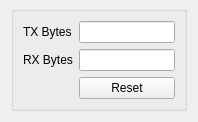
<?xml version="1.0" encoding="UTF-8"?>
<ui version="4.0">
 <class>CtrlSettingSerial</class>
 <widget class="QWidget" name="CtrlSettingSerial">
  <property name="geometry">
   <rect>
    <x>0</x>
    <y>0</y>
    <width>198</width>
    <height>119</height>
   </rect>
  </property>
  <property name="windowTitle">
   <string>Form</string>
  </property>
  <layout class="QHBoxLayout" name="horizontalLayout">
   <property name="topMargin">
    <number>6</number>
   </property>
   <item>
    <widget class="QGroupBox" name="groupBox">
     <property name="title">
      <string/>
     </property>
     <layout class="QFormLayout" name="formLayout">
      <item row="0" column="0">
       <widget class="QLabel" name="label">
        <property name="text">
         <string>TX Bytes</string>
        </property>
       </widget>
      </item>
      <item row="0" column="1">
       <widget class="QLineEdit" name="lineEdit">
        <property name="readOnly">
         <bool>true</bool>
        </property>
       </widget>
      </item>
      <item row="1" column="0">
       <widget class="QLabel" name="label_2">
        <property name="text">
         <string>RX Bytes</string>
        </property>
       </widget>
      </item>
      <item row="1" column="1">
       <widget class="QLineEdit" name="lineEdit_2">
        <property name="readOnly">
         <bool>true</bool>
        </property>
       </widget>
      </item>
      <item row="2" column="1">
       <widget class="QPushButton" name="pushButton">
        <property name="text">
         <string>Reset</string>
        </property>
       </widget>
      </item>
     </layout>
    </widget>
   </item>
  </layout>
 </widget>
 <resources/>
 <connections/>
</ui>
